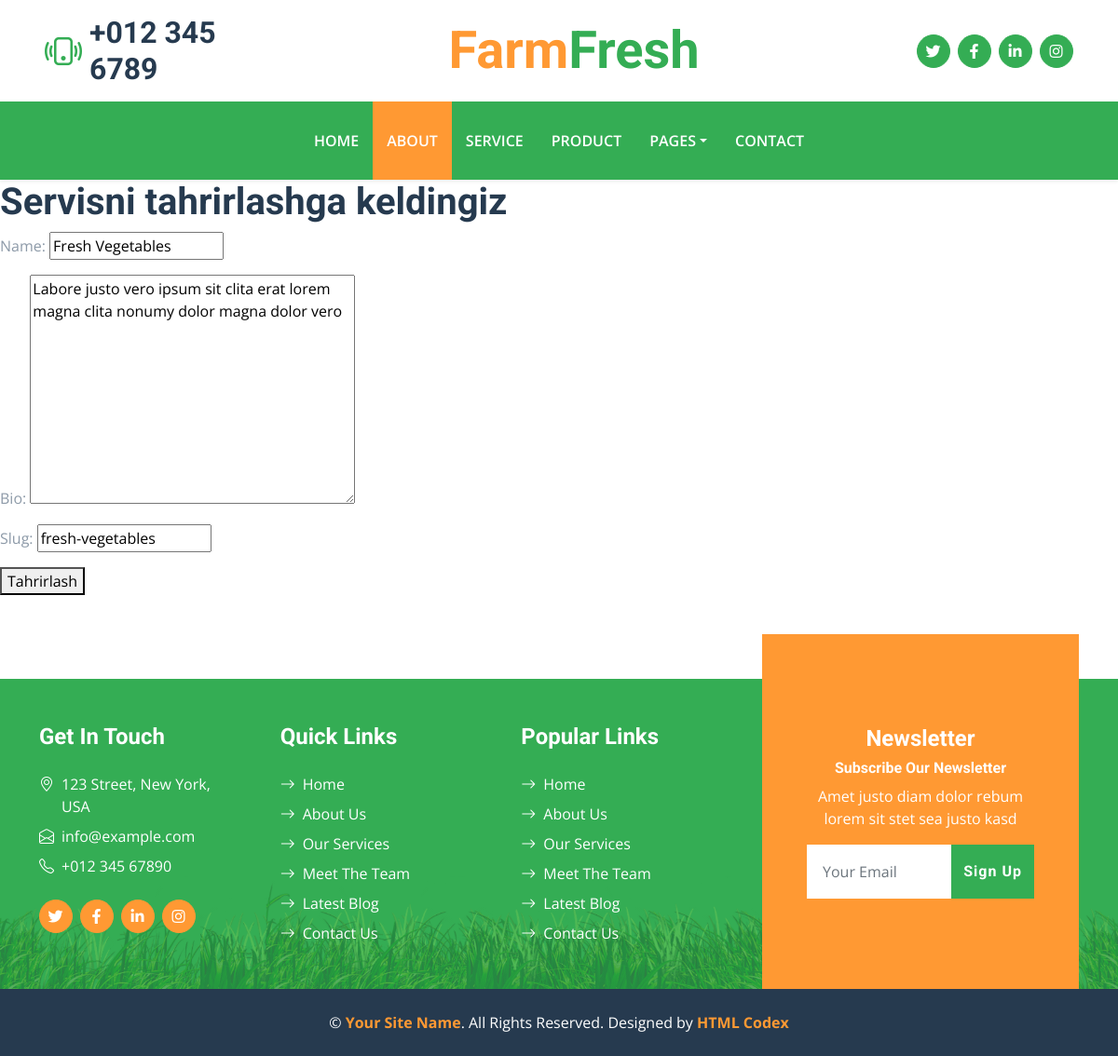
The page /home4/update/fresh-vegetables/ on the database its author committed.
### farmapp/models.py (models this page shows, shortened)
class Service(models.Model):
    name = models.CharField(max_length=200)
    bio = models.TextField()
    slug = models.SlugField(max_length=200)

### farmapp/views.py (the view)
# urls.py: path('home4/update/<slug>/', ServiceUpdateView.as_view(), name='ServiceUpdateView'),
class ServiceUpdateView(UpdateView):
    model = Service
    fields = ('__all__')
    template_name = 'Change_templates/ServiceUpdateView.html'

### templates/Change_templates/ServiceUpdateView.html
{% extends "base.html" %}
{% load static %}
{% block content %}
<h1>Servisni tahrirlashga keldingiz</h1>
<form method="post">{% csrf_token %}
    {{form.as_p}}
    <button type='submit'>Tahrirlash</button>
</form>
{% endblock content %}

### static/css/style.css (style rules this page uses)
:root { --primary: #34AD54; --secondary: #FF9933; --light: #F6FFF2; --dark: #263A4F; }

### rows shown on the page
Service: name "Fresh Vegetables", bio "Labore justo vero ipsum sit clita erat lorem magna clita nonumy dolor magna dolor vero", slug "fresh-vegetables"
